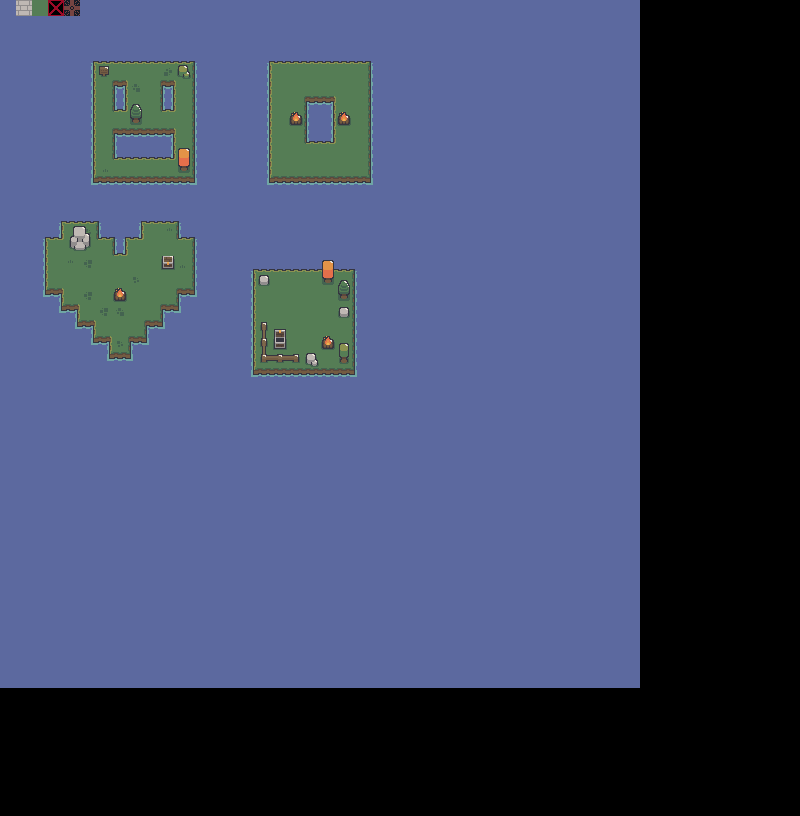

This is a level from a 2D game, rendered from its Tiled map with the project's own tilesets. A one-line summary and the map file follow, with tile-layer data summarised:
An orthogonal 50x51 tile map with 16x16 px tiles, 3 tile layers (Floor, Decorations, Tall decorations), 2 hidden layers not drawn, 6 tilesets and 4 objects (spawn).

<map version="1.9" tiledversion="1.9.2" orientation="orthogonal" renderorder="right-down" width="50" height="51" tilewidth="16" tileheight="16" infinite="0" nextlayerid="12" nextobjectid="17">
 <tileset firstgid="1" source="../tilesets/forest_.tsx" />
 <tileset firstgid="541" source="../tilesets/forestDecoration_0.tsx" />
 <tileset firstgid="662" source="../tilesets/utilities.tsx" />
 <tileset firstgid="669" source="../tilesets/forestDecoration_2.tsx" />
 <tileset firstgid="1219" source="../tilesets/entities.tsx" />
 <tileset firstgid="1231" source="../tilesets/forestDecoration_1.tsx" />
 <layer id="1" name="Floor" width="50" height="51">
  <data>[2550 cells, 1720 non-empty, 20 distinct tile ids]</data>
 </layer>
 <layer id="2" name="Decorations" width="50" height="51">
  <data>[2550 cells, 39 non-empty, 26 distinct tile ids]</data>
 </layer>
 <layer id="3" name="Tall decorations" width="50" height="51">
  <data>[2550 cells, 8 non-empty, 6 distinct tile ids]</data>
 </layer>
 <layer id="6" name="Connectors" width="50" height="51" visible="0">
  <data>[2550 cells, 16 non-empty, 1 distinct tile ids]</data>
 </layer>
 <layer id="11" name="Entities" width="50" height="51" visible="0">
  <data>[2550 cells, 9 non-empty, 9 distinct tile ids]</data>
 </layer>
 <objectgroup id="4" name="Rooms">
  <object id="2" x="32" y="208" width="176" height="160" />
  <object id="3" x="80" y="48" width="128" height="144" />
  <object id="4" x="256" y="48" width="128" height="144" />
  <object id="15" name="spawn" x="240" y="256" width="128" height="128" />
 </objectgroup>
</map>
